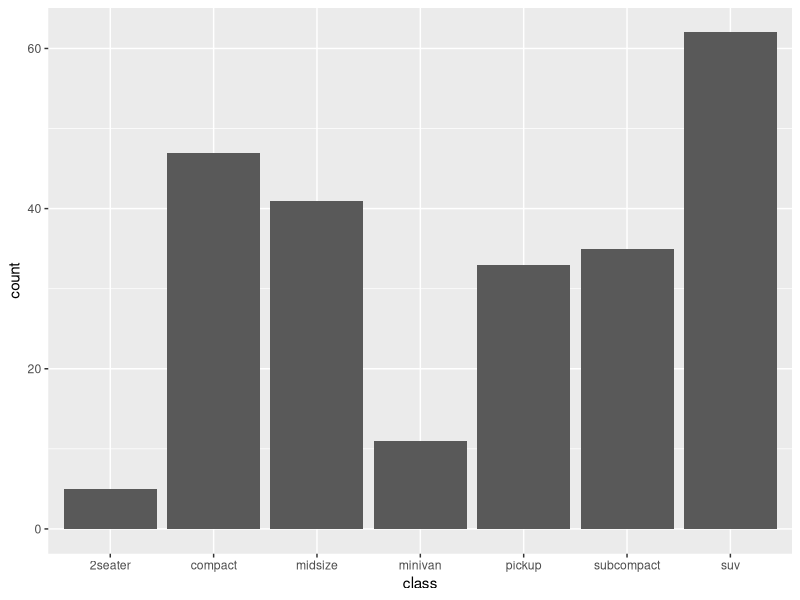
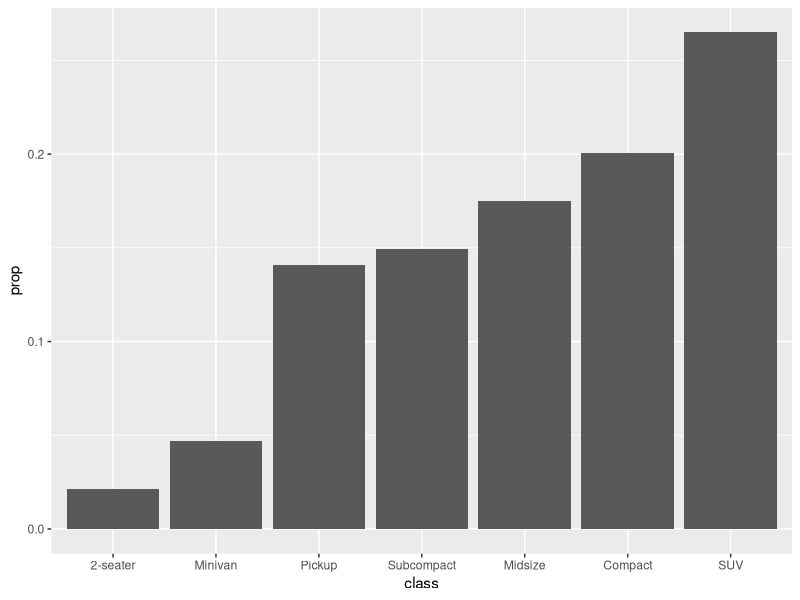
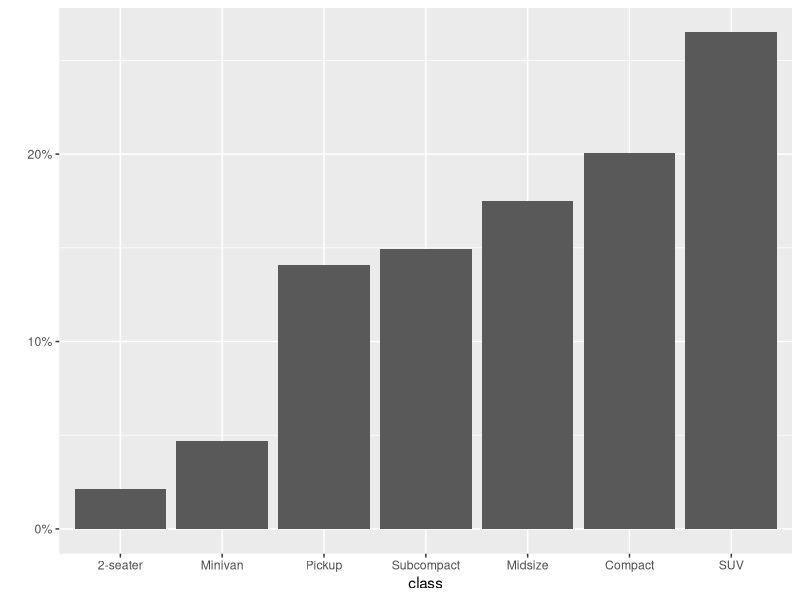
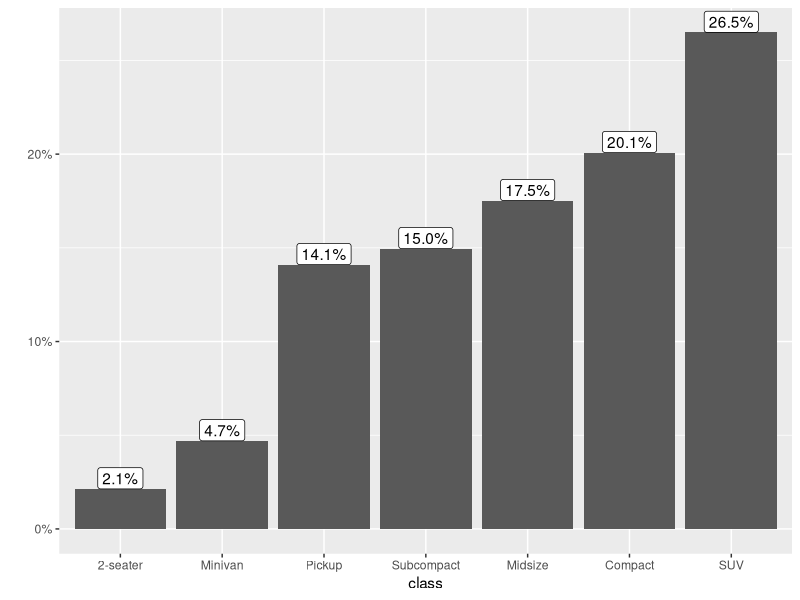
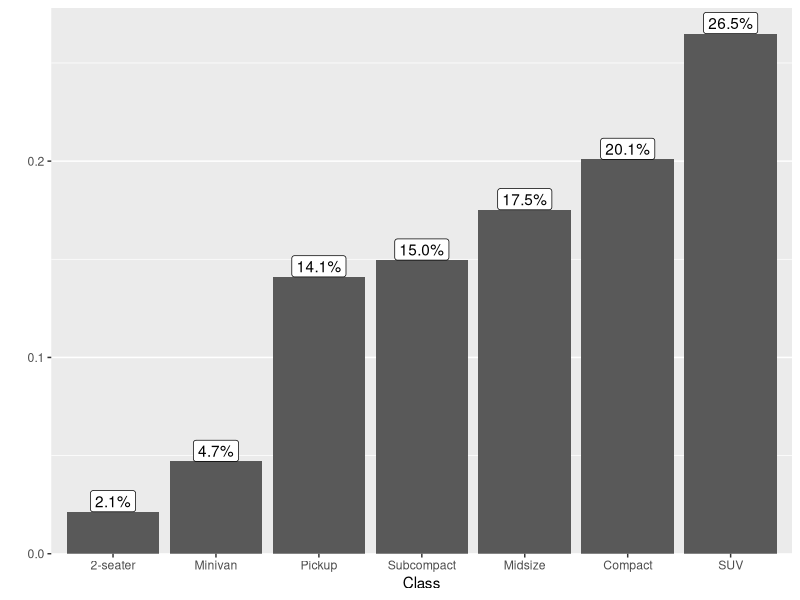
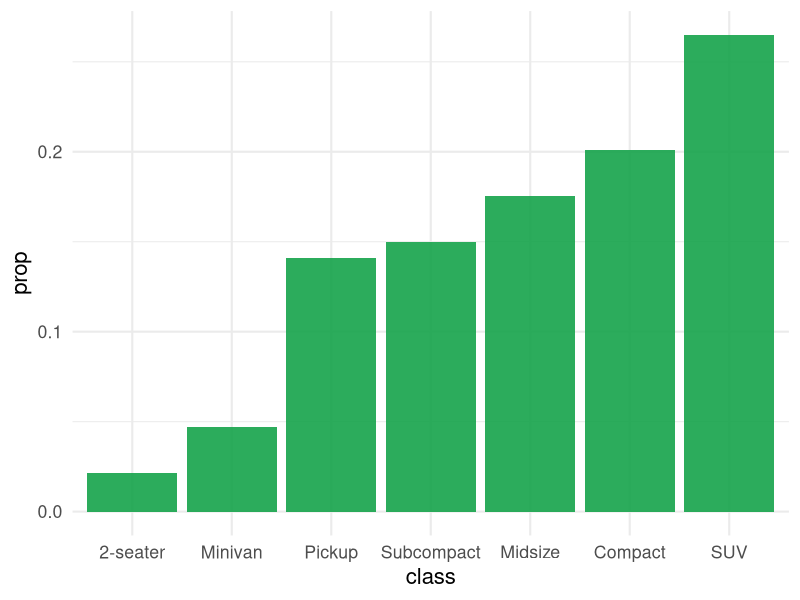

Reproduce these figures in R, in order.
## ---- chunk 1
#| label: setup
#| message: false
library(tidyverse)
library(scales)
## ---- chunk 2
#| label: data
head(mpg)
## ---- chunk 3
#| label: step-1
ggplot(mpg, aes(x = class)) +
  geom_bar()
## ---- chunk 4
class_props <- mpg |>
  count(class) |>
  mutate(
    prop = n / sum(n),
    class = case_match(
      class,
      "2seater" ~ "2-seater",
      "suv" ~ "SUV",
      .default = str_to_sentence(class)
    ),
    class = fct_reorder(class, prop)
  )

ggplot(class_props, aes(x = class, y = prop)) +
  geom_col()
## ---- chunk 5
ggplot(class_props, aes(x = class, y = prop)) +
  geom_col() +
  scale_y_continuous(labels = percent_format(accuracy = 1)) +
  labs(y = "")
## ---- chunk 6
ggplot(class_props, aes(x = class, y = prop)) +
  geom_col() +
  geom_label(aes(label = percent(prop, 0.1)), vjust = 0) +
  scale_y_continuous(labels = percent_format(accuracy = 1)) +
  labs(y = "")
## ---- chunk 7
ggplot(class_props, aes(x = class, y = prop)) +
  geom_col() +
  geom_label(aes(label = percent(prop, 0.1)), vjust = 0) +
  labs(x = "Class", y = "") +
  scale_y_continuous(expand = expansion(c(0, 0.05))) +
  theme(panel.grid.major.x = element_blank())
## ---- chunk 8
# Set the default ggplot theme and geom defaults
base_size <- 16
primary <- "#16a34a"
gray <- "gray20"

theme_set(theme_minimal(base_size = base_size))

update_geom_defaults("col", list(alpha = .9, linewidth = .25, fill = primary))
update_geom_defaults("label", list(size = (base_size * .8) / .pt, color = gray))

geom_label <- function(
    ...,
    label.size = NA,
    label.padding = unit(.25, "lines")) {
  ggplot2::geom_label(
    ...,
    label.size = label.size,
    label.padding = label.padding
  )
}

ggplot(class_props, aes(x = class, y = prop)) +
  geom_col()
